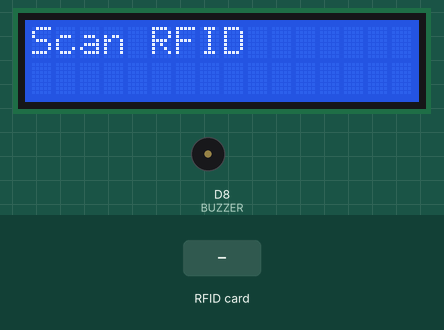
This sketch was run on a simulated ESP8266 (NodeMCU). Parts: 16×2 character LCD, buzzer (waves = sounding, pin HIGH). The inputs (shaded band) are chosen by the test bench. What the sketch prints to the serial monitor is not drawn.

Above: at 2.3 s.
2.4 s: RFID card 5E 7A 19 C4 held to the reader
At 3.2 s:
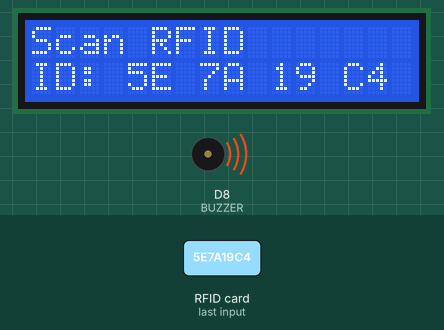
At 4.1 s:
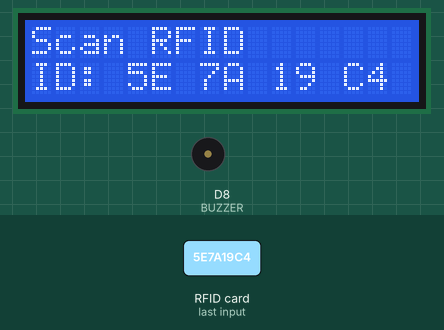
4.9 s: RFID card 5E 7A 19 C4 held to the reader
At 6.4 s:
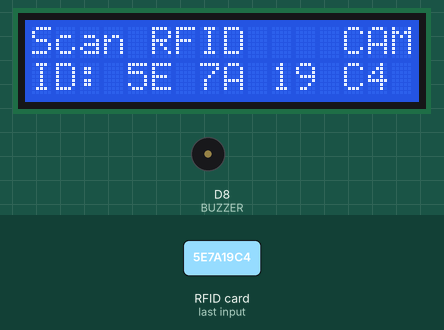
Timing chart, 0 to 7.9 s (numbered marks = the images above; inputs shaded):
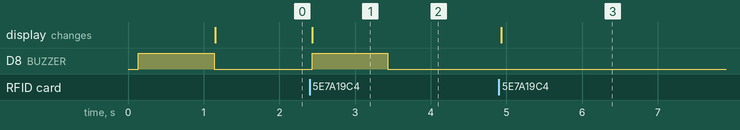

Measured:
- after the input at 2.4 s, D8 (BUZZER): LOW → HIGH at once, → LOW 1.0 s later; the display: changes at once (image 1)
- after the input at 4.9 s, the display: changes at once (image 3)

The sketch:

Nodemcu_RFID_Scanner_with_LCD.ino
```cpp
#include <Wire.h>
#include <LiquidCrystal_I2C.h>
LiquidCrystal_I2C lcd(0x3f, 16, 2);

byte SS_PIN = D3;
byte RST_PIN = D4;
byte BUZZER = D8;

#include <SPI.h>
#include <MFRC522.h>

byte nuidPICC[4];

/*
  lcd module:
  5v       pin -> to -> 5v
  gnd      pin -> to -> gnd
  scl      pin -> to -> D1
  sda      pin -> to -> D2

  rfid card module :
  3.3v     pin -> to -> 3.3v
  gnd      pin -> to -> gnd

  sda(ss)  pin -> to -> D3
  rst      pin -> to -> D4

  sck      pin -> to -> D5
  mosi     pin -> to -> D7
  miso     pin -> to -> D6

  buzzer:
  buz      pin -> to -> D8
*/

MFRC522 mfrc522(SS_PIN, RST_PIN);

String content = "";

void setup() {

  Serial.begin(9600);
  lcd.begin();
  lcd.backlight();
  lcd.clear();
  pinMode(BUZZER, OUTPUT);

  SPI.begin();
  mfrc522.PCD_Init();

  lcd.setCursor(0, 0);
  lcd.print("      RFID");
  lcd.setCursor(0, 1);
  lcd.print("     Scanner");

  digitalWrite(BUZZER, HIGH);
  delay(1000);
  digitalWrite(BUZZER, LOW);
  lcd.clear();

  lcd.setCursor(0, 0);
  lcd.print("Scan RFID");

}
void loop() {
  if ( ! mfrc522.PICC_IsNewCardPresent())
    return;

  if ( ! mfrc522.PICC_ReadCardSerial())
    return;

  for (int i = 12; i < 16; i++) {
    lcd.setCursor(i, 0);
    lcd.print(" ");
  }

  if (mfrc522.uid.uidByte[0] != nuidPICC[0] || mfrc522.uid.uidByte[1] != nuidPICC[1] || mfrc522.uid.uidByte[2] != nuidPICC[2] || mfrc522.uid.uidByte[3] != nuidPICC[3] ) {
    for (byte i = 0; i < 4; i++) {
      nuidPICC[i] = mfrc522.uid.uidByte[i];
    }
    printHex(mfrc522.uid.uidByte, mfrc522.uid.size);
    lcd.setCursor(0, 1);
    lcd.print("ID:");
    lcd.setCursor(3, 1);
    lcd.print(content);
    Serial.println(content);
    content = "";
    digitalWrite(BUZZER, HIGH);
    delay(1000);
    digitalWrite(BUZZER, LOW);
  }
  else {
    Serial.println("Card read previously.");
    lcd.setCursor(13, 0);
    lcd.print("CAM");//card already marked
  }
  mfrc522.PICC_HaltA();
  mfrc522.PCD_StopCrypto1();
}


void printHex(byte *buffer, byte bufferSize) {
  for (byte i = 0; i < bufferSize; i++) {
    content.concat(String(mfrc522.uid.uidByte[i] < 0x10 ? " 0" : " "));
    content.concat(String(mfrc522.uid.uidByte[i], HEX));
  }
  content.toUpperCase();
}
```
